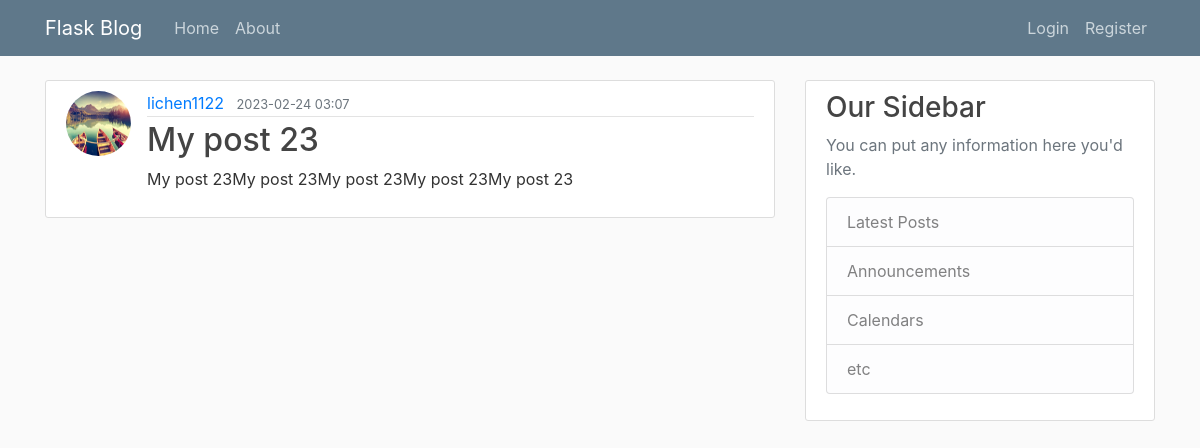
Page /post/24 on the committed database.
### flaskblog/models.py (models this page shows, shortened)
class User(db.Model, UserMixin):
    id = db.Column(db.Integer, primary_key = True )
    username = db.Column(db.String(20), unique=True, nullable=False)
    email = db.Column(db.String(120), unique=True, nullable=False)
    image_file = db.Column(db.String(20), nullable=False, default='default.jpg')
    password = db.Column(db.String(60), nullable=False)
    posts = db.relationship('Post', back_populates='author', lazy=True)

class Post(db.Model):
    id = db.Column(db.Integer, primary_key=True)
    title = db.Column(db.String(100), nullable=False)
    date_posted = db.Column(db.DateTime, nullable=False, default=datetime.utcnow())
    content = db.Column(db.Text, nullable=False)
    author_id = db.Column(db.Integer, db.ForeignKey("user.id"), nullable=False)
    author = db.relationship('User', back_populates='posts', lazy=True)

### flaskblog/posts/routes.py (the view)
@posts.route("/post/<int:post_id>", methods = ['GET', 'POST', 'PUT'])
def post(post_id):
    post = Post.query.get_or_404(post_id)
    return render_template('post.html', title=post.title, post=post, legend='new_post')

### flaskblog/templates/post.html (shortened to what this page needs)
{% extends "layout.html" %}
{% block content %}
    <article class="media content-section">
        <img class= "rounded-circle article-img" src="{{ url_for('static',filename='profile_pics/'+post.author.image_file) }}" alt="{{ post.author.username }}">
      <div class="media-body">
        <div class="article-metadata">
          <a class="mr-2" href="{{ url_for('users.user_posts', username=post.author.username) }}">{{ post.author.username }}</a>
          <small class="text-muted">{{ post.date_posted.strftime("%Y-%m-%d %H:%M") }}</small>
        </div>
        <h2 class="article-title">{{ post.title }}</h2>
        <p class="article-content">{{ post.content }}</p>
      </div>
    </article>
{% endblock content %}

### flaskblog/static/main.css (style rules this page uses)
body { background: #fafafa; color: #333333; margin-top: 5rem; }
h1, h2, h3, h4, h5, h6 { color: #444444; }
.content-section { background: #ffffff; padding: 10px 20px; border: 1px solid #dddddd; border-radius: 3px; margin-bottom: 20px; }
.article-title { color: #444444; }
.article-content { white-space: pre-line; }
.article-img { height: 65px; width: 65px; margin-right: 16px; }
.article-metadata { padding-bottom: 1px; margin-bottom: 4px; border-bottom: 1px solid #e3e3e3 }

### rows in the picture
User: image_file (picture), author.username "lichen1122"
Post: date_posted "2023-02-24 03:07", title "My post 23", content "My post 23My post 23My post 23My post 23My post 23"
